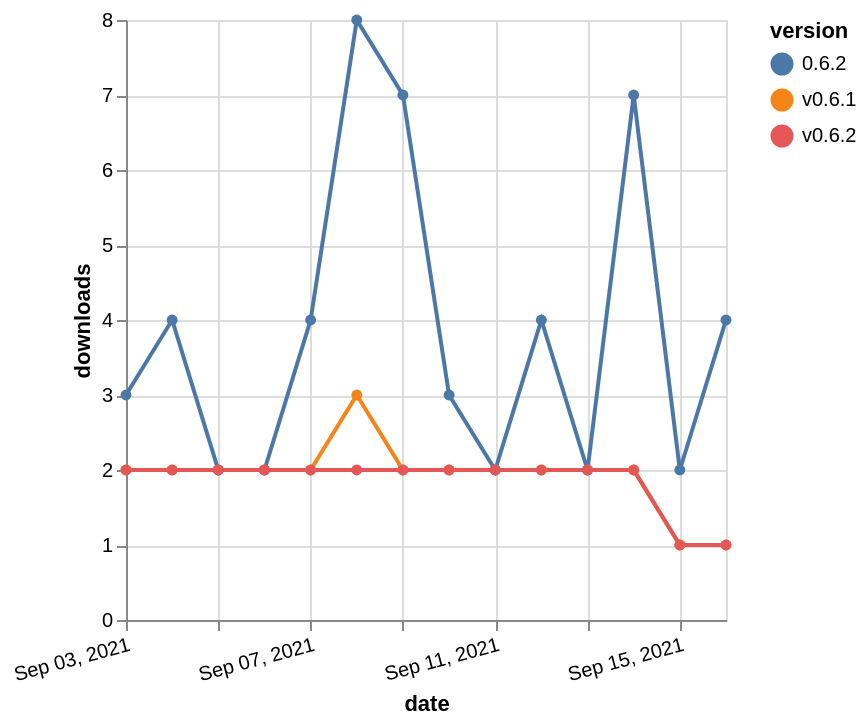

Vega-Lite specification stored for this chart:
### Vega-Lite specification from a JSON file in a GitHub repository (floating-point values rounded to 4 significant figures)
{"$schema": "https://vega.github.io/schema/vega-lite/v5.json", "description": "A simple bar chart with embedded data.", "data": {"values": [{"date": "2021-09-03", "total": 2454, "delta": 2, "version": "v0.6.1"}, {"date": "2021-09-04", "total": 2456, "delta": 2, "version": "v0.6.1"}, {"date": "2021-09-05", "total": 2458, "delta": 2, "version": "v0.6.1"}, {"date": "2021-09-06", "total": 2460, "delta": 2, "version": "v0.6.1"}, {"date": "2021-09-07", "total": 2462, "delta": 2, "version": "v0.6.1"}, {"date": "2021-09-08", "total": 2465, "delta": 3, "version": "v0.6.1"}, {"date": "2021-09-09", "total": 2467, "delta": 2, "version": "v0.6.1"}, {"date": "2021-09-10", "total": 2469, "delta": 2, "version": "v0.6.1"}, {"date": "2021-09-11", "total": 2471, "delta": 2, "version": "v0.6.1"}, {"date": "2021-09-12", "total": 2473, "delta": 2, "version": "v0.6.1"}, {"date": "2021-09-13", "total": 2475, "delta": 2, "version": "v0.6.1"}, {"date": "2021-09-14", "total": 2477, "delta": 2, "version": "v0.6.1"}, {"date": "2021-09-15", "total": 2478, "delta": 1, "version": "v0.6.1"}, {"date": "2021-09-16", "total": 2479, "delta": 1, "version": "v0.6.1"}, {"date": "2021-09-03", "total": 5257, "delta": 3, "version": "0.6.2"}, {"date": "2021-09-04", "total": 5261, "delta": 4, "version": "0.6.2"}, {"date": "2021-09-05", "total": 5263, "delta": 2, "version": "0.6.2"}, {"date": "2021-09-06", "total": 5265, "delta": 2, "version": "0.6.2"}, {"date": "2021-09-07", "total": 5269, "delta": 4, "version": "0.6.2"}, {"date": "2021-09-08", "total": 5277, "delta": 8, "version": "0.6.2"}, {"date": "2021-09-09", "total": 5284, "delta": 7, "version": "0.6.2"}, {"date": "2021-09-10", "total": 5287, "delta": 3, "version": "0.6.2"}, {"date": "2021-09-11", "total": 5289, "delta": 2, "version": "0.6.2"}, {"date": "2021-09-12", "total": 5293, "delta": 4, "version": "0.6.2"}, {"date": "2021-09-13", "total": 5295, "delta": 2, "version": "0.6.2"}, {"date": "2021-09-14", "total": 5302, "delta": 7, "version": "0.6.2"}, {"date": "2021-09-15", "total": 5304, "delta": 2, "version": "0.6.2"}, {"date": "2021-09-16", "total": 5308, "delta": 4, "version": "0.6.2"}, {"date": "2021-09-03", "total": 2261, "delta": 2, "version": "v0.6.2"}, {"date": "2021-09-04", "total": 2263, "delta": 2, "version": "v0.6.2"}, {"date": "2021-09-05", "total": 2265, "delta": 2, "version": "v0.6.2"}, {"date": "2021-09-06", "total": 2267, "delta": 2, "version": "v0.6.2"}, {"date": "2021-09-07", "total": 2269, "delta": 2, "version": "v0.6.2"}, {"date": "2021-09-08", "total": 2271, "delta": 2, "version": "v0.6.2"}, {"date": "2021-09-09", "total": 2273, "delta": 2, "version": "v0.6.2"}, {"date": "2021-09-10", "total": 2275, "delta": 2, "version": "v0.6.2"}, {"date": "2021-09-11", "total": 2277, "delta": 2, "version": "v0.6.2"}, {"date": "2021-09-12", "total": 2279, "delta": 2, "version": "v0.6.2"}, {"date": "2021-09-13", "total": 2281, "delta": 2, "version": "v0.6.2"}, {"date": "2021-09-14", "total": 2283, "delta": 2, "version": "v0.6.2"}, {"date": "2021-09-15", "total": 2284, "delta": 1, "version": "v0.6.2"}, {"date": "2021-09-16", "total": 2285, "delta": 1, "version": "v0.6.2"}]}, "width": "container", "mark": {"type": "line", "point": {"filled": true}}, "encoding": {"x": {"field": "date", "type": "temporal", "timeUnit": "yearmonthdate", "title": "date", "axis": {"labelAngle": -15}}, "y": {"field": "delta", "type": "quantitative", "title": "downloads"}, "color": {"field": "version", "type": "nominal"}, "tooltip": {"field": "delta"}}}
